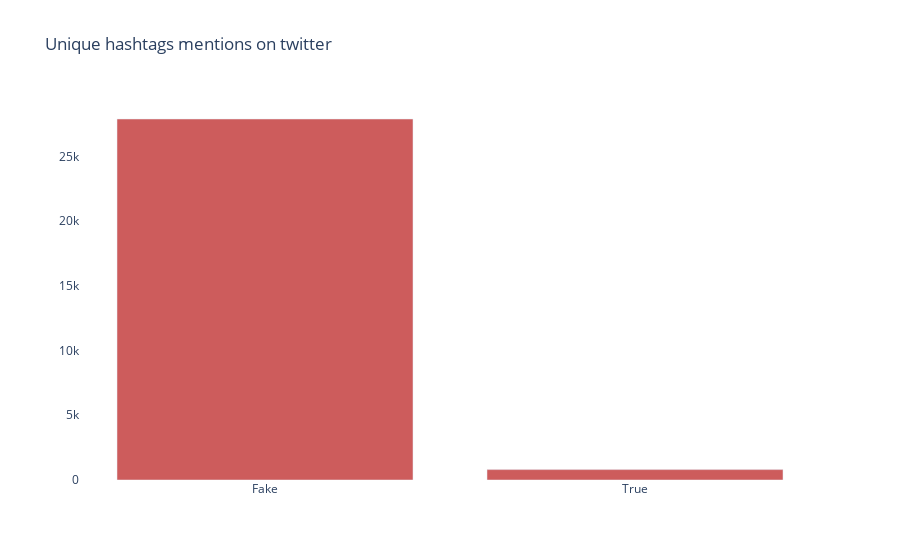

Source (notebook cell):
### Code cell
twitter_users_fake_count = count_twitters_user(fake)
twitter_users_true_count = count_twitters_user(true)
fig = go.Figure()
fig.add_trace(go.Bar(x=['Fake', 'True'],
    y=[twitter_users_fake_count, twitter_users_true_count],
    name='Twitter user name Pattern',
    marker_color='indianred')
)
fig.update_layout({
        'plot_bgcolor': 'rgba(0, 0, 0, 0)',
        'paper_bgcolor': 'rgba(0, 0, 0, 0)',
        'title': 'Unique hashtags mentions on twitter',
})
#fig = px.bar(y=[twitter_users_fake_count, twitter_users_true_count], x=['Fake', 'True'], title='Twitter user name Pattern')
fig.show()

### Figure 1 — Plotly figure (JSON) as saved in the notebook; plotly's stock layout.template omitted (floating-point values rounded to 4 significant figures)
{"data": [{"marker": {"color": "indianred"}, "name": "Twitter user name Pattern", "type": "bar", "x": ["Fake", "True"], "y": [27886, 803]}], "layout": {"paper_bgcolor": "rgba(0, 0, 0, 0)", "plot_bgcolor": "rgba(0, 0, 0, 0)", "title": {"text": "Unique hashtags mentions on twitter"}}}
